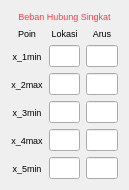
   <widget class="QWidget" name="layoutWidget">
    <property name="geometry">
     <rect>
      <x>30</x>
      <y>24</y>
      <width>129</width>
      <height>155</height>
     </rect>
    </property>
    <layout class="QGridLayout" name="gridLayout">
     <item row="0" column="0" colspan="3">
      <widget class="QLabel" name="label">
       <property name="font">
        <font>
         <pointsize>7</pointsize>
        </font>
       </property>
       <property name="styleSheet">
        <string notr="true">color: rgb(238, 65, 76)</string>
       </property>
       <property name="text">
        <string>Beban Hubung Singkat</string>
       </property>
       <property name="alignment">
        <set>Qt::AlignCenter</set>
       </property>
      </widget>
     </item>
     <item row="1" column="0">
      <widget class="QLabel" name="poin_label">
       <property name="font">
        <font>
         <pointsize>7</pointsize>
        </font>
       </property>
       <property name="text">
        <string>Poin</string>
       </property>
       <property name="alignment">
        <set>Qt::AlignCenter</set>
       </property>
      </widget>
     </item>
     <item row="1" column="1">
      <widget class="QLabel" name="lokasi_label">
       <property name="font">
        <font>
         <pointsize>7</pointsize>
        </font>
       </property>
       <property name="text">
        <string>Lokasi</string>
       </property>
       <property name="alignment">
        <set>Qt::AlignCenter</set>
       </property>
      </widget>
     </item>
     <item row="1" column="2">
      <widget class="QLabel" name="arus_label">
       <property name="font">
        <font>
         <pointsize>7</pointsize>
        </font>
       </property>
       <property name="text">
        <string>Arus</string>
       </property>
       <property name="alignment">
        <set>Qt::AlignCenter</set>
       </property>
      </widget>
     </item>
     <item row="2" column="0">
      <widget class="QLabel" name="x_1min_label">
       <property name="font">
        <font>
         <pointsize>7</pointsize>
        </font>
       </property>
       <property name="text">
        <string>x_1min</string>
       </property>
       <property name="alignment">
        <set>Qt::AlignCenter</set>
       </property>
      </widget>
     </item>
     <item row="2" column="1">
      <widget class="QLineEdit" name="lokasi_hs_1">
       <property name="font">
        <font>
         <pointsize>7</pointsize>
        </font>
       </property>
       <property name="text">
        <string/>
       </property>
      </widget>
     </item>
     <item row="2" column="2">
      <widget class="QLineEdit" name="arus_hs_1">
       <property name="font">
        <font>
         <pointsize>7</pointsize>
        </font>
       </property>
       <property name="text">
        <string/>
       </property>
      </widget>
     </item>
     <item row="3" column="0">
      <widget class="QLabel" name="x_2max_label">
       <property name="font">
        <font>
         <pointsize>7</pointsize>
        </font>
       </property>
       <property name="text">
        <string>x_2max</string>
       </property>
       <property name="alignment">
        <set>Qt::AlignCenter</set>
       </property>
      </widget>
     </item>
     <item row="3" column="1">
      <widget class="QLineEdit" name="lokasi_hs_2">
       <property name="font">
        <font>
         <pointsize>7</pointsize>
        </font>
       </property>
       <property name="text">
        <string/>
       </property>
      </widget>
     </item>
     <item row="3" column="2">
      <widget class="QLineEdit" name="arus_hs_2">
       <property name="font">
        <font>
         <pointsize>7</pointsize>
        </font>
       </property>
       <property name="text">
        <string/>
       </property>
      </widget>
     </item>
     <item row="4" column="0">
      <widget class="QLabel" name="x_3min_label">
       <property name="font">
        <font>
         <pointsize>7</pointsize>
        </font>
       </property>
       <property name="text">
        <string>x_3min</string>
       </property>
       <property name="alignment">
        <set>Qt::AlignCenter</set>
       </property>
      </widget>
     </item>
     <item row="4" column="1">
      <widget class="QLineEdit" name="lokasi_hs_3">
       <property name="font">
        <font>
         <pointsize>7</pointsize>
        </font>
       </property>
       <property name="text">
        <string/>
       </property>
      </widget>
     </item>
     <item row="4" column="2">
      <widget class="QLineEdit" name="arus_hs_3">
       <property name="font">
        <font>
         <pointsize>7</pointsize>
        </font>
       </property>
       <property name="text">
        <string/>
       </property>
      </widget>
     </item>
     <item row="5" column="0">
      <widget class="QLabel" name="x_4max_label">
       <property name="font">
        <font>
         <pointsize>7</pointsize>
        </font>
       </property>
       <property name="text">
        <string>x_4max</string>
       </property>
       <property name="alignment">
        <set>Qt::AlignCenter</set>
       </property>
      </widget>
     </item>
     <item row="5" column="1">
      <widget class="QLineEdit" name="lokasi_hs_4">
       <property name="font">
        <font>
         <pointsize>7</pointsize>
        </font>
       </property>
       <property name="text">
        <string/>
       </property>
      </widget>
     </item>
     <item row="5" column="2">
      <widget class="QLineEdit" name="arus_hs_4">
       <property name="font">
        <font>
         <pointsize>7</pointsize>
        </font>
       </property>
       <property name="text">
        <string/>
       </property>
      </widget>
     </item>
     <item row="6" column="0">
      <widget class="QLabel" name="x_5min_label">
       <property name="font">
        <font>
         <pointsize>7</pointsize>
        </font>
       </property>
       <property name="text">
        <string>x_5min</string>
       </property>
       <property name="alignment">
        <set>Qt::AlignCenter</set>
       </property>
      </widget>
     </item>
     <item row="6" column="1">
      <widget class="QLineEdit" name="lokasi_hs_5">
       <property name="font">
        <font>
         <pointsize>7</pointsize>
        </font>
       </property>
       <property name="text">
        <string/>
       </property>
      </widget>
     </item>
     <item row="6" column="2">
      <widget class="QLineEdit" name="arus_hs_5">
       <property name="font">
        <font>
         <pointsize>7</pointsize>
        </font>
       </property>
       <property name="text">
        <string/>
       </property>
      </widget>
     </item>
    </layout>
   </widget>
